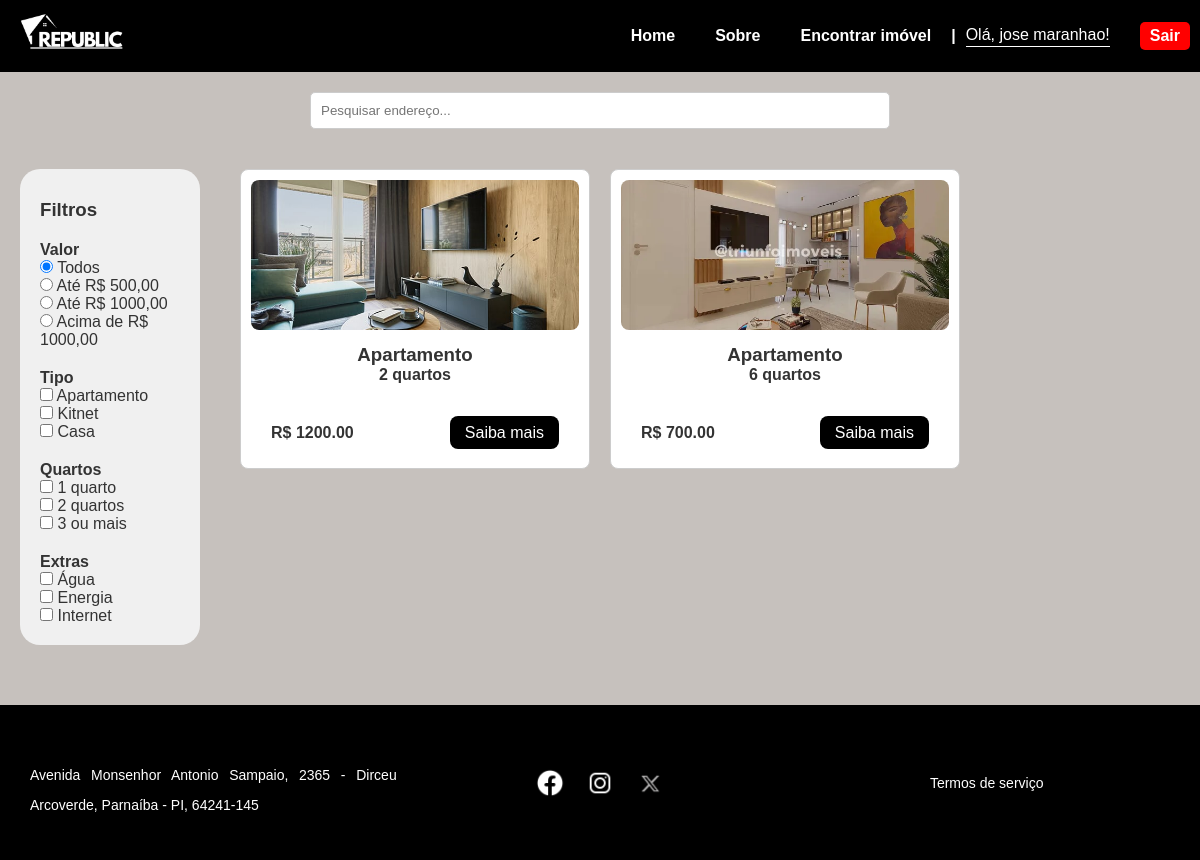
The page /pesquisa (signed in) on the database its author committed.
### tables this page shows
CREATE TABLE usuarios (
    id INTEGER PRIMARY KEY AUTOINCREMENT,
    nome TEXT NOT NULL,
    email TEXT NOT NULL UNIQUE,
    senha TEXT NOT NULL,
    celular TEXT NOT NULL
);

CREATE TABLE apartamentos (
    id INTEGER PRIMARY KEY AUTOINCREMENT,
    endereco TEXT,
    bairro TEXT,
    numero TEXT,
    cep TEXT,
    complemento TEXT,
    valor REAL,
    quartos INTEGER,
    banheiros INTEGER,
    inclusos TEXT,
    outros TEXT,
    descricao TEXT,
    imagem TEXT,
    tipo TEXT
, usuario_id INTEGER);

### app.py (the view)
@app.route('/pesquisa')
def pesquisa():
    conn = sqlite3.connect('instance/banco.db')
    cursor = conn.cursor()
    cursor.execute("SELECT id, tipo, quartos, valor, endereco, inclusos, imagem FROM apartamentos")
    rows = cursor.fetchall()
    conn.close()
    apartamentos = []
    for row in rows:
        apt = {
            'id': row[0],
            'tipo': row[1],
            'quartos': row[2],
            'valor': row[3],
            'endereco': row[4],
            'inclusos': row[5].split(',') if row[5] else [],
            'imagens': row[6].split(',') if row[6] else ['default.jpg']
        }
        apartamentos.append(apt)
    return render_template('pesquisa.html', apartamentos=apartamentos)

### app.py (called while the page is built)
def obter_usuario_nome():
    if 'usuario_id' in session:
        conn = sqlite3.connect('instance/banco.db')
        cursor = conn.cursor()
        cursor.execute('SELECT nome FROM usuarios WHERE id = ?', (session['usuario_id'],))
        usuario = cursor.fetchone()
        conn.close()
        if usuario:
            return usuario[0]
    return None

@app.context_processor
def inject_usuario_nome():
    return dict(usuario_nome=obter_usuario_nome())

### templates/pesquisa.html (shortened to what this page needs)
<!DOCTYPE html>
<html lang="pt-BR">
<head>
    <link rel="stylesheet" href="{{ url_for('static', filename='css/style.css') }}">
    <link rel="stylesheet" href="{{ url_for('static', filename='css/pesquisa.css') }}">
</head>
<body>
    <header class="header">
        <div class="logo">
            <a href="{{ url_for('index') }}">
                <img src="{{ url_for('static', filename='img/logo/logo_branca.png') }}" alt="Republic Logo">
            </a>
        </div>
        <nav class="nav">
            <a href="{{ url_for('index') }}">Home</a>
            <a href="{{ url_for('sobre') }}">Sobre</a>
            <a href="{{ url_for('pesquisa') }}">Encontrar imóvel</a>
            {% if usuario_nome %}
                <div class="user-info">
                    <div class="separator">|</div>
                    <span class="saudacao">Olá, {{ usuario_nome }}!</span>
                    <a href="{{ url_for('logout') }}" class="logout-btn">Sair</a>
                </div>
            {% else %}
                <a href="{{ url_for('cadastro') }}">Login / Cadastro</a>
            {% endif %}
        </nav>
    </header>
    <section class="search-bar">
        <input type="text" id="searchInput" placeholder="Pesquisar endereço...">
    </section>
    <main>
        <aside class="filters">
            <h3>Filtros</h3>
            <h4>Valor</h4>
            <label><input type="radio" name="valor" value="todos" checked> Todos</label><br>
            <label><input type="radio" name="valor" value="500"> Até R$ 500,00</label><br>
            <label><input type="radio" name="valor" value="1000"> Até R$ 1000,00</label><br>
            <label><input type="radio" name="valor" value="acima"> Acima de R$ 1000,00</label>
            <h4>Tipo</h4>
            <label><input type="checkbox" name="tipo" value="apartamento"> Apartamento</label><br>
            <label><input type="checkbox" name="tipo" value="kitnet"> Kitnet</label><br>
            <label><input type="checkbox" name="tipo" value="casa"> Casa</label>
            <h4>Quartos</h4>
            <label><input type="checkbox" name="quartos" value="1"> 1 quarto</label><br>
            <label><input type="checkbox" name="quartos" value="2"> 2 quartos</label><br>
            <label><input type="checkbox" name="quartos" value="3"> 3 ou mais</label>
            <h4>Extras</h4>
            <label><input type="checkbox" name="extras" value="agua"> Água</label><br>
            <label><input type="checkbox" name="extras" value="energia"> Energia</label><br>
            <label><input type="checkbox" name="extras" value="internet"> Internet</label>
        </aside>
        <section class="cards" id="cardContainer">
            {% for apt in apartamentos %}
            <div class="card"
                data-tipo="{{ apt.tipo }}"
                data-quartos="{{ apt.quartos }}"
                data-valor="{{ apt.valor }}"
                data-extras="{{ apt.inclusos|join(',') }}"
                data-endereco="{{ apt.endereco }}">
                <div class="imagens-card">
                    {% set primeira_imagem = apt.imagens[0] if apt.imagens else 'default.jpg' %}
                    <img src="{{ url_for('static', filename='img/apts/' ~ primeira_imagem) }}" alt="Imagem do imóvel">
                </div>
                <h3>{{ apt.tipo|capitalize }}</h3>
                <p>{{ apt.quartos }} quarto{{ 's' if apt.quartos > 1 }}</p>
                <div class="card-footer">
                    <p class="preco">R$ {{ "%.2f"|format(apt.valor|float) }}</p>
                    <div class="botao">
                        <a href="{{ url_for('detalhes_apartamento', id=apt.id) }}">Saiba mais</a>
                    </div>
                </div>
            </div>
            {% endfor %}
        </section>
    </main>
    <footer class="footer">
        <div class="footer-content">
            <div class="container text-center">
                <div class="row">
                    <div class="col">
                        <p>Avenida Monsenhor Antonio Sampaio, 2365 - Dirceu Arcoverde, Parnaíba - PI, 64241-145</p>
                    </div>
                    <div class="col">
                        <div class="socials">
                            <a href="#"><img src="{{ url_for('static', filename='img/socials/facebook.png') }}" alt="Facebook"></a>
                            <a href="#"><img src="{{ url_for('static', filename='img/socials/ig.png') }}" alt="Instagram"></a>
                            <a href="#"><img src="{{ url_for('static', filename='img/socials/x.webp') }}" alt="X"></a>
                        </div>
                    </div>
                    <div class="col">
                        <a href="{{ url_for('termos') }}">Termos de serviço</a>
                    </div>
                </div>
            </div>
        </div>
    </footer>
</body>
</html>

### static/css/style.css (style rules this page uses)
* { margin: 0; padding: 0; box-sizing: border-box; }
body { font-family: Arial, sans-serif; background-color: #c6c1bd; color: #333; }
.nav { display: flex; align-items: center; gap: 20px; }
.user-info { display: flex; align-items: center; gap: 10px; }
.separator { color: white; font-weight: bold; }
.saudacao { color: white; border-bottom: 1px solid white; padding-bottom: 2px; }
.logout-btn { background-color: red; color: white; padding: 5px 10px; border-radius: 5px; text-decoration: none; font-weight: bold; transition: background-color 0.3s; }
.header { background: rgb(0, 0, 0); display: flex; align-items: center; justify-content: space-between; padding: 10px; }
.logo img { width: 120px; }
.nav a { color: white; text-decoration: none; margin-left: 20px; font-weight: bold; }
.container { padding: 30px 50px; }
.container p { text-align: justify; line-height: 30px; margin-top: 15px; }
.card { background-color: rgba(255, 255, 255, 0.849); padding: 20px; border-radius: 10px; width: 300px; height: 250px; }
.card img { width: 50px; height: 50px; margin-top: 25%; margin-bottom: 10px; }
.card p { font-size: 16px; font-weight: bold; }
.footer { background-color: black; color: white; padding: 30px 0; font-size: 14px; }
.footer-content .container { max-width: 1200px; margin: 0 auto; padding: 0 20px; }
.footer-content .row { display: flex; justify-content: space-between; align-items: center; flex-wrap: wrap; text-align: center; }
.footer-content .col { flex: 1; padding: 10px; }
.footer-content .socials a img { width: 30px; margin: 0 8px; vertical-align: middle; }
.footer-content a { color: white; text-decoration: none; }

### static/css/pesquisa.css (style rules this page uses)
.search-bar { margin: 20px; text-align: center; }
.search-bar input { padding: 10px; width: 50%; border-radius: 5px; border: 1px solid #ccc; }
main { display: flex; }
.filters { width: 15%; padding: 20px; background: #f0f0f0; margin: 20px; border-radius: 20px; }
.filters h3 { margin-top: 10px; }
.filters h4 { margin-top: 20px; }
.cards { width: 80%; padding: 20px; display: grid; grid-template-columns: repeat(3, 1fr); gap: 20px; }
.cards .card { width: 350px; height: 300px; background: white; border: 1px solid #ccc; padding: 10px; border-radius: 8px; text-align: center; display: flex; flex-direction: column; justify-content: space-between; }
.card img { width: 100%; height: 150px; object-fit: cover; border-radius: 8px; margin-top: 0; }
.card-footer { display: flex; justify-content: space-between; align-items: center; margin-top: 20px; width: 100%; padding: 20px; }
.preco { font-weight: bold; font-size: 1.2em; text-align: left; flex: 1; }
.botao { text-align: right; }
.botao a { background-color: black; color: white; padding: 8px 15px; text-decoration: none; border-radius: 8px; }
footer { background: black; color: white; padding: 20px; margin-top: 40px; }

### rows shown on the page
usuarios: nome "jose maranhao"
apartamentos: shows a picture, tipo "Apartamento", quartos "2", quartos "s", valor "1200.00"
apartamentos: imagem (picture), tipo "Apartamento", quartos "6", quartos "s", valor "700.00"
